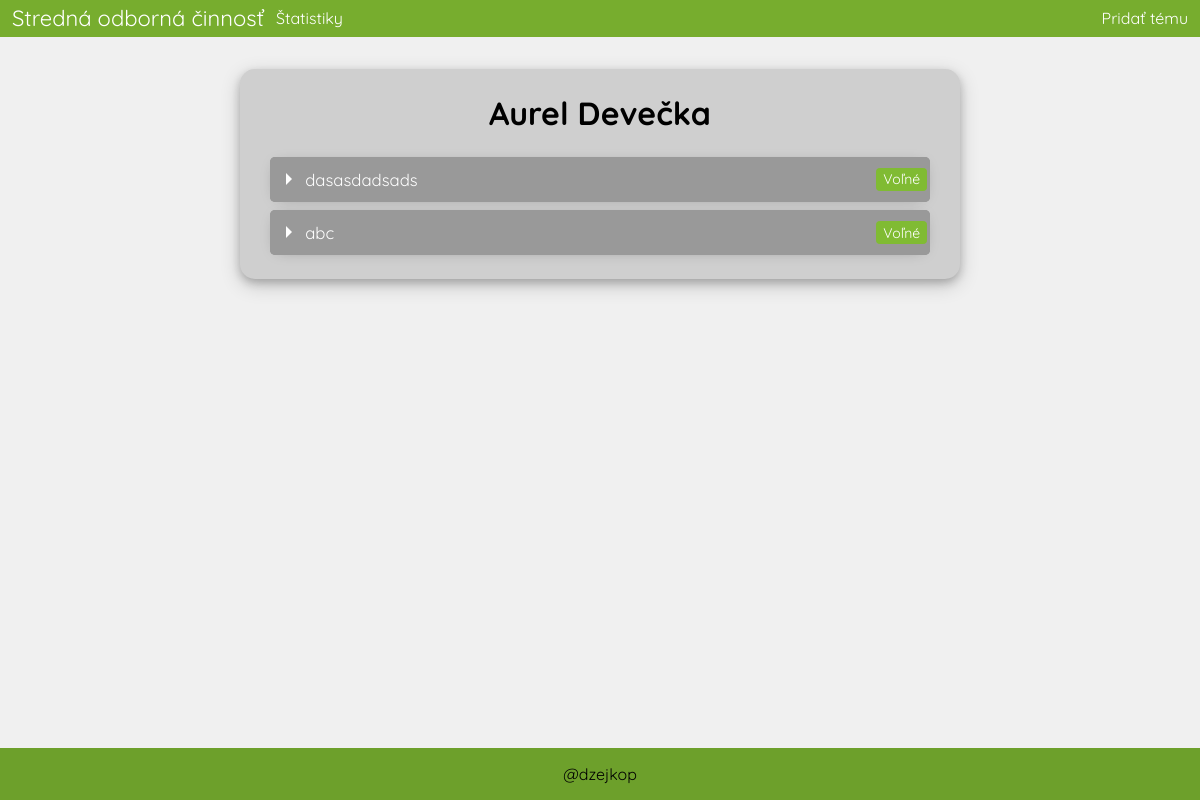
The page /soc/ucitel/26 on the database as committed earlier.
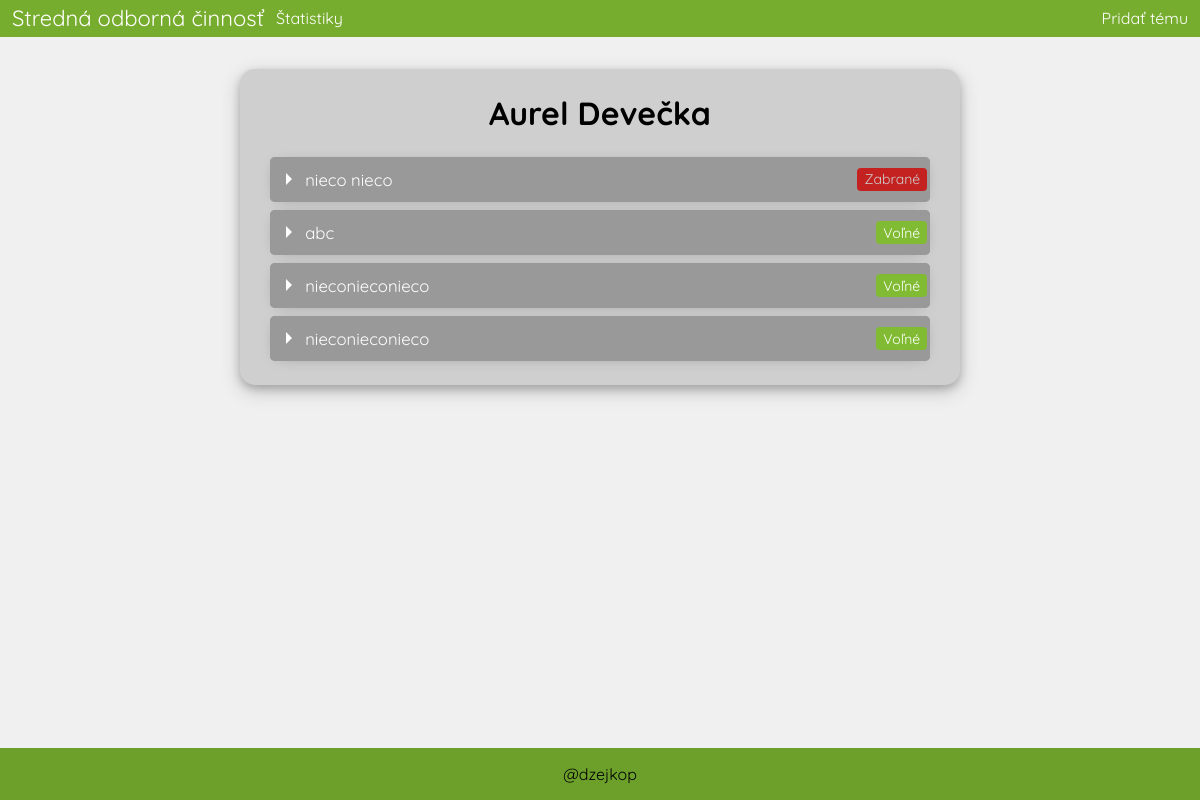
The same page on the database as committed later.
### soc/models.py (models this page shows, shortened)
class Ucitel(models.Model):
    id = models.AutoField(primary_key=True)
    meno = models.CharField(max_length=30)
    priezvisko = models.CharField(max_length=30)
    email = models.EmailField(max_length=50)
    heslo = models.CharField(max_length=30)
    class Meta:
        verbose_name = "Ucitel"
        verbose_name_plural = "Ucitelia"
        ordering = ['priezvisko']

class Tema(models.Model):
    nazov = models.CharField(max_length=80)
    popis = models.TextField(max_length=500)
    conzultant = models.ForeignKey(Ucitel, on_delete=models.CASCADE,default=1)
    student = models.ForeignKey(Student, on_delete=models.SET_NULL, null=True, blank=True)
    odbor = models.ForeignKey(Odbor, on_delete=models.CASCADE,default=1)
    dostupnost = models.ForeignKey(Dostupnost, on_delete=models.CASCADE,default=1)
    kontroly = models.IntegerField(default=0)
    class Meta:
        verbose_name = "Tema"
        verbose_name_plural = "Temy"
        ordering = ["dostupnost_id","nazov"]

class Dostupnost(models.Model):
    nazov = models.CharField(max_length=20);
    def __str__(self):
        return f"{self.nazov}"
    class Meta:
        verbose_name = "Dostupnosť"
        verbose_name_plural = "Dostupnosť"

### soc/views.py (the view, shortened to what this page needs)
# urls.py: path('ucitel/<ucitel_id>',views.vypis_ucitela, name="ucitel"),
def vypis_ucitela(request,ucitel_id):
    succ_message = ""
    ucitel = Ucitel.objects.get(pk=ucitel_id)
    temy = Tema.objects.filter(conzultant=ucitel).order_by("-dostupnost")
    return render(request, 'soc/ucitel.html', {"ucitel": ucitel,"temy": temy,"succ_message":succ_message})

### soc/models.py (called while the page is built)
    def __str__(self):
        return f"{self.meno} {self.priezvisko}"

    def __str__(self):
        return f"{self.nazov}"

### soc/templates/soc/ucitel.html (shortened to what this page needs)
{% extends "base.html" %}
{% load static %}
{% block style%}
    <link rel="stylesheet" href="{% static 'soc/css/ucitel.css' %}">
{% endblock style%}
{% block content %}
<main>
    <div class="main_wrap">
        <h1>{{ucitel.meno}} {{ucitel.priezvisko}}</h1>
        {% for tema in temy%}
            <details id="item">
                <summary class="left">
                    <p class="nazov" id="nazov">{{ tema.nazov }}</p>
                    <p class="right" id="dostupnost" data-id="{{tema.dostupnost.id}}">{{ tema.dostupnost }}</p>
                </summary>
            </details>
        {% endfor %}
    </div>
</main>
{% endblock content %}

### soc/templates/base.html (shortened to what this page needs)
{% load static %}
<!DOCTYPE html>
<html lang="en">
<head>
    {%block style%}
    {%endblock style%}
    <link rel="stylesheet" href="{% static 'soc/css/page.css' %}">
</head>
<body>
    <header>
        <div class="header_left">
            <a href="{% url 'temy' %}" class="header_nazov special_a">Stredná odborná činnosť</a>
            <ul>
                <li><a href="{% url "statistiky" %}" class="header_list special_a">Štatistiky</a></li>
            </ul>
        </div>
        <div class="header_right">
            <ul>
                <li><a href="{% url "pridanie" %}" class="header_list special_a">Pridať tému</a></li>
            </ul>
        </div>
    </header>
    {% block content %}
    {% endblock content %}
    <footer>
        <p>@dzejkop</p>
    </footer>
</body>
</html>

### soc/static/soc/css/ucitel.css (style rules this page uses)
details { margin: 0 auto ; background: #999; margin-bottom: .5rem; box-shadow: 0 .1rem 1rem -.5rem rgba(0, 0, 0, 0.4); border-radius: 5px; overflow: hidden; color:white; }
details:nth-child(even) { background: #999; }
details:last-child { margin-bottom: 0; }
summary { padding: 0.7rem; display: block; background: #999; padding-left: 2.2rem; position: relative; cursor: pointer; user-select: none; }
summary:before { content: ''; border-width: .4rem; border-style: solid; border-color: transparent transparent transparent #fff; position: absolute; top: 1rem; left: 1rem; transform: rotate(0); transform-origin: .2rem 50%; transition: .25s transform ease; }
.main_wrap { margin-top: 2rem; height: fit-content; background-color: #cfcfcf; border-radius: 15px; padding: 2vw 2.5vw 2vw 2.5vw; width: 55%; box-shadow: 0 4px 8px 0 rgba(0, 0, 0, 0.2), 0 6px 20px 0 rgba(0, 0, 0, 0.19); margin-bottom: 2rem; overflow-wrap: break-word; }
.main_wrap h1 { text-align: center; margin: 0 0 2vw 0; }
.right { margin: 0; float:right; font-size: 14px; padding: 0.2vw 0.6vw 0.2vw 0.6vw; margin-right: 0.4vw; border-width: .4px; border-radius: 4px; color: black; }
.left { float:left; min-width: 95%; color: white; font-size: 16.7px; display:flex; align-items: center; justify-content: space-between; }
.nazov { padding: 0; margin: 0; }

### soc/static/soc/css/page.css (style rules this page uses)
body { margin:0; background-color: #f0f0f0; display: flex; font-family: "Quicksand", sans-serif; flex-direction: column; min-height: 100vh; }
header { background-color: #77ad2e; min-height: 3vw; display: flex; justify-content: space-between; }
header ul { list-style-type: none; margin: 0; padding: 0; }
header li { display: inline; float: left; }
main { display: flex; justify-content: center; }
footer { background-color: #6da02b; display: flex; justify-content: space-around; margin-top:auto; }
.header_list { font-size: 16px; display: block; padding: 6px; }
.header_left { display: flex; justify-content: center; align-items: center; }
.header_right { display: flex; justify-content: center; align-items: center; margin-right: 1vw; }
.header_nazov { font-size: 22px; margin: 0 1vw 0 1vw; }
.special_a { padding: 0.7vw; text-decoration: none; color: white; }
.special_a { display: block; position: relative; padding: 0.2em 0; }
.special_a::after { content: ''; position: absolute; bottom: 0; left: 0; width: 100%; height: 0.1em; background-color: white; opacity: 0; transition: opacity 300ms, transform 300ms; opacity: 1; transform: scale(0); transform-origin: center; }

Rows that differ between the two databases and show on the page:
removed Tema: nazov "dasasdadsads", dostupnost "Voľné"
added Tema: nazov "nieco nieco", dostupnost "Zabrané"
added Tema: nazov "nieconieconieco", dostupnost "Voľné"
added Tema: nazov "nieconieconieco", dostupnost "Voľné"
